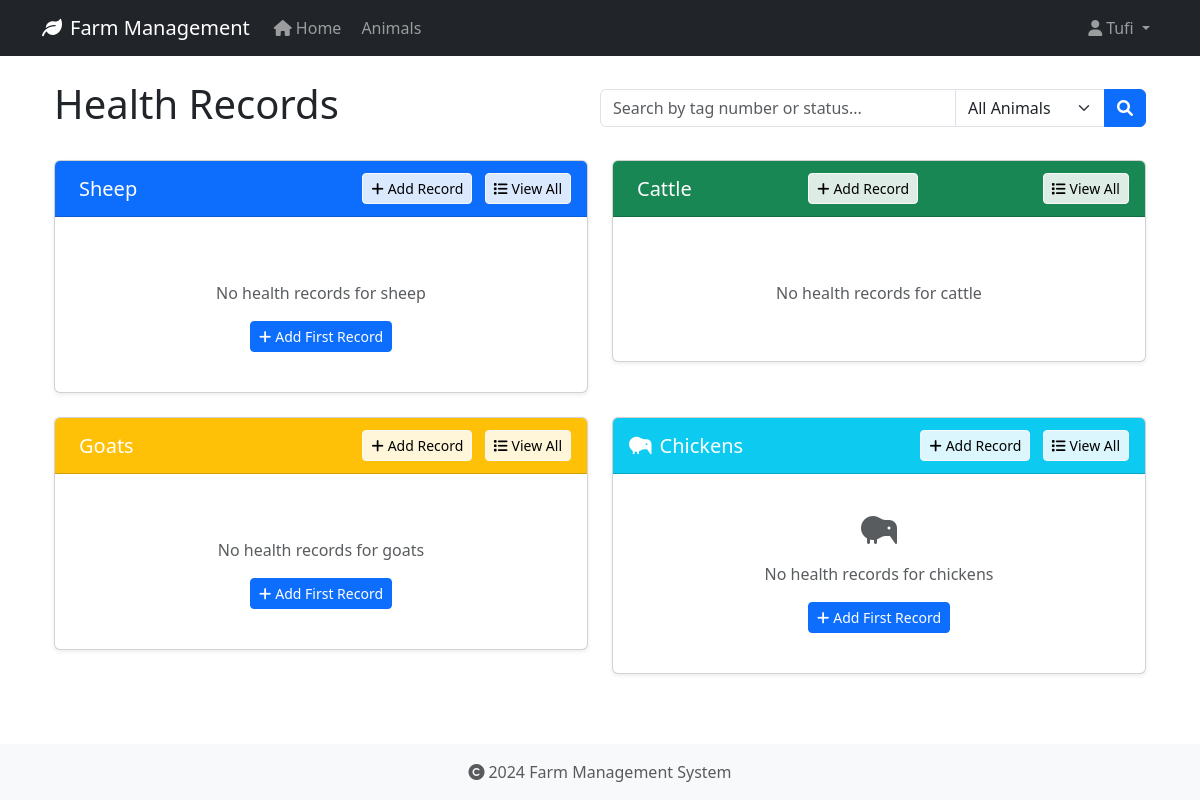
/health-records/ (signed in), run on an earlier commit of the app's database.
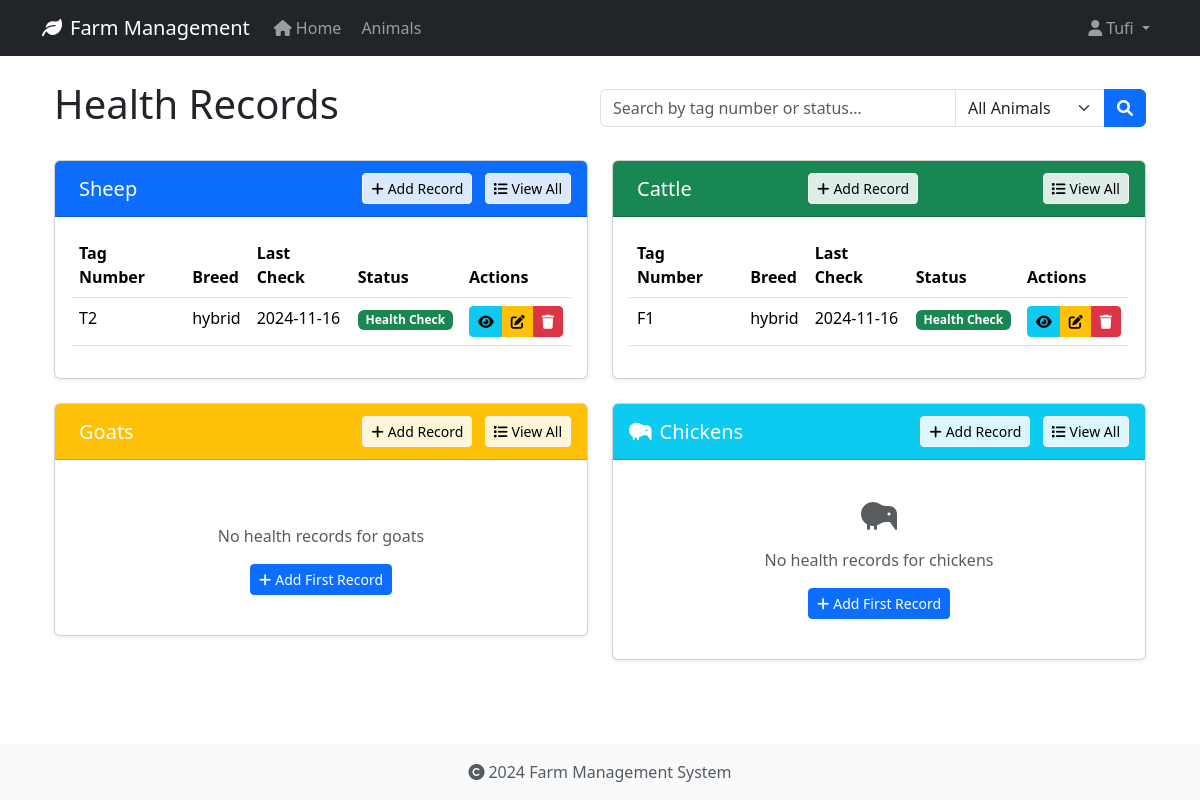
And on a later commit of the database.
### app/models/animal.py (models this page shows, shortened)
class HealthRecord(db.Model):
    id = db.Column(db.Integer, primary_key=True)
    animal_id = db.Column(db.Integer, db.ForeignKey('animal.id', ondelete='CASCADE'), nullable=False)
    record_type = db.Column(db.String(50), nullable=False)  # Made nullable=False
    date = db.Column(db.Date, nullable=False)
    description = db.Column(db.Text, nullable=True)
    treatment = db.Column(db.Text, nullable=True)
    cost = db.Column(db.Float, nullable=True)
    next_due_date = db.Column(db.Date, nullable=True)
    created_at = db.Column(db.DateTime, default=datetime.utcnow, nullable=False)
    created_by_id = db.Column(db.Integer, db.ForeignKey('user.id', ondelete='SET NULL'), nullable=True)

class Animal(db.Model):
    id = db.Column(db.Integer, primary_key=True)
    tag_number = db.Column(db.String(50), unique=True, nullable=False, index=True)
    name = db.Column(db.String(100), nullable=True)  # Explicitly mark as nullable
    species = db.Column(db.String(50), nullable=False, index=True)
    breed = db.Column(db.String(50), nullable=True)
    date_of_birth = db.Column(db.Date, nullable=True)
    gender = db.Column(db.String(20), nullable=True)
    weight = db.Column(db.Float, nullable=True)
    status = db.Column(db.String(20), default='active', nullable=False)
    purchase_date = db.Column(db.Date, nullable=True)
    purchase_price = db.Column(db.Float, nullable=True)
    notes = db.Column(db.Text, nullable=True)
    created_at = db.Column(db.DateTime, default=datetime.utcnow, nullable=False)
    updated_at = db.Column(db.DateTime, default=datetime.utcnow, onupdate=datetime.utcnow, nullable=False)
    wool_type = db.Column(db.String(50), nullable=True)
    last_shearing = db.Column(db.Date, nullable=True)
    fleece_weight = db.Column(db.Float, nullable=True)
    wool_grade = db.Column(db.String(20), nullable=True)
    lambing_status = db.Column(db.String(50), nullable=True)
    lambing_date = db.Column(db.Date, nullable=True)
    milk_production = db.Column(db.Float, nullable=True)
    last_milking = db.Column(db.Date, nullable=True)  # Changed from DateTime to Date
    milk_quality = db.Column(db.String(20), nullable=True)
    calving_status = db.Column(db.String(50), nullable=True)
    calving_date = db.Column(db.Date, nullable=True)
    milk_fat_content = db.Column(db.Float, nullable=True)
    egg_production = db.Column(db.Integer, nullable=True)
    egg_color = db.Column(db.String(20), nullable=True)
    comb_type = db.Column(db.String(20), nullable=True)
    laying_status = db.Column(db.String(20), nullable=True)
    last_laying_date = db.Column(db.Date, nullable=True)
    egg_size = db.Column(db.String(20), nullable=True)
    category = db.Column(db.String(50), nullable=True)
    special_needs = db.Column(db.Text, nullable=True)
    diet_requirements = db.Column(db.Text, nullable=True)
    habitat = db.Column(db.String(100), nullable=True)
    health_records = db.relationship('HealthRecord', backref='animal', lazy=True, cascade='all, delete-orphan')

### app/routes/health_records.py (the view, shortened to what this page needs)
@bp.route('/')
@login_required
def index():
    search_query = request.args.get('search', '').strip()
    record_type = request.args.get('type', 'all').lower()
    base_query = HealthRecord.query.join(Animal)
    sheep_records = (base_query.filter(Animal.species == 'Sheep')
                    .order_by(HealthRecord.date.desc())
                    .limit(5)
                    .all())
    cattle_records = (base_query.filter(Animal.species == 'Cattle')
                     .order_by(HealthRecord.date.desc())
                     .limit(5)
                     .all())
    goat_records = (base_query.filter(Animal.species == 'Goat')
                   .order_by(HealthRecord.date.desc())
                   .limit(5)
                   .all())
    chicken_records = (base_query.filter(Animal.species == 'Chicken')
                      .order_by(HealthRecord.date.desc())
                      .limit(5)
                      .all())
    return render_template('health_records/index.html',
                         sheep_records=sheep_records,
                         cattle_records=cattle_records,
                         goat_records=goat_records,
                         chicken_records=chicken_records,
                         search_query=search_query,
                         record_type=record_type,
                         today=date.today())

### app/models/user.py (called while the page is built)
@login_manager.user_loader
def load_user(user_id):
    return User.query.get(int(user_id))

### app/templates/health_records/index.html (shortened to what the changed rows need)
{% extends "base.html" %}
{% block content %}
<div class="container">
    <div class="d-flex justify-content-between align-items-center mb-4">
        <h1>Health Records</h1>
    </div>
    <div class="row g-4">
        <div class="col-md-6">
            <div class="card">
                <div class="card-header bg-primary text-white d-flex justify-content-between align-items-center">
                    <h2 class="h5 mb-0">
                        Sheep
                    </h2>
                </div>
                <div class="card-body">
                    {% if sheep_records %}
                    <div class="table-responsive">
                        <table class="table table-hover">
                            <thead>
                                <tr>
                                    <th>Tag Number</th>
                                    <th>Breed</th>
                                    <th>Last Check</th>
                                    <th>Status</th>
                                    <th>Actions</th>
                                </tr>
                            </thead>
                            <tbody>
                                {% for record in sheep_records %}
                                <tr>
                                    <td>{{ record.animal.tag_number }}</td>
                                    <td>{{ record.animal.breed or 'N/A' }}</td>
                                    <td>{{ record.date.strftime('%Y-%m-%d') }}</td>
                                    <td>
                                        <span class="badge {% if record.next_due_date and record.next_due_date < today %}bg-danger
                                                       {% elif record.next_due_date == today %}bg-warning
                                                       {% else %}bg-success{% endif %}">
                                            {{ record.record_type }}
                                        </span>
                                    </td>
                                    <td>
                                        <div class="btn-group btn-group-sm">
                                            <a href="{{ url_for('health_records.view', id=record.id) }}"
                                               class="btn btn-info" title="View">
                                                <i class="fas fa-eye"></i>
                                            </a>
                                            <a href="{{ url_for('health_records.edit', id=record.id) }}"
                                               class="btn btn-warning" title="Edit">
                                                <i class="fas fa-edit"></i>
                                            </a>
                                            <button type="button" class="btn btn-danger" title="Delete"
                                                    onclick="confirmDelete({{ record.id }}, '{{ record.animal.tag_number }}')">
                                                <i class="fas fa-trash"></i>
                                            </button>
                                        </div>
                                    </td>
                                </tr>
                                {% endfor %}
                            </tbody>
                        </table>
                    </div>
                    {% else %}
                    <div class="text-center py-4">
                        <p class="text-muted mb-3">No health records for sheep</p>
                        <a href="{{ url_for('health_records.add_sheep') }}" class="btn btn-primary btn-sm">
                            <i class="fas fa-plus me-1"></i>Add First Record
                        </a>
                    </div>
                    {% endif %}
                </div>
            </div>
        </div>
        <div class="col-md-6">
            <div class="card">
                <div class="card-header bg-success text-white d-flex justify-content-between align-items-center">
                    <h2 class="h5 mb-0">
                        Cattle
                    </h2>
                </div>
                <div class="card-body">
                    {% if cattle_records %}
                    <div class="table-responsive">
                        <table class="table table-hover">
                            <thead>
                                <tr>
                                    <th>Tag Number</th>
                                    <th>Breed</th>
                                    <th>Last Check</th>
                                    <th>Status</th>
                                    <th>Actions</th>
                                </tr>
                            </thead>
                            <tbody>
                                {% for record in cattle_records %}
                                <tr>
                                    <td>{{ record.animal.tag_number }}</td>
                                    <td>{{ record.animal.breed or 'N/A' }}</td>
                                    <td>{{ record.date.strftime('%Y-%m-%d') }}</td>
                                    <td>
                                        <span class="badge {% if record.next_due_date and record.next_due_date < today %}bg-danger
                                                       {% elif record.next_due_date == today %}bg-warning
                                                       {% else %}bg-success{% endif %}">
                                            {{ record.record_type }}
                                        </span>
                                    </td>
                                    <td>
                                        <div class="btn-group btn-group-sm">
                                            <a href="{{ url_for('health_records.view', id=record.id) }}"
                                               class="btn btn-info" title="View">
                                                <i class="fas fa-eye"></i>
                                            </a>
                                            <a href="{{ url_for('health_records.edit', id=record.id) }}"
                                               class="btn btn-warning" title="Edit">
                                                <i class="fas fa-edit"></i>
                                            </a>
                                            <button type="button" class="btn btn-danger" title="Delete"
                                                    onclick="confirmDelete({{ record.id }}, '{{ record.animal.tag_number }}')">
                                                <i class="fas fa-trash"></i>
                                            </button>
                                        </div>
                                    </td>
                                </tr>
                                {% endfor %}
                            </tbody>
                        </table>
                    </div>
                    {% else %}
                    <div class="text-center py-4">
                        <p class="text-muted mb-3">No health records for cattle</p>
                    </div>
                    {% endif %}
                </div>
            </div>
        </div>
<div class="col-md-6">
    <div class="card">
        <div class="card-header bg-warning text-white d-flex justify-content-between align-items-center">
            <h2 class="h5 mb-0">
                Goats
            </h2>
        </div>
    </div>
</div>
<div class="col-md-6">
    <div class="card">
        <div class="card-header bg-info text-white d-flex justify-content-between align-items-center">
            <h2 class="h5 mb-0">
                <i class="fas fa-kiwi-bird me-2"></i>Chickens
            </h2>
        </div>
    </div>
</div>
    </div>
</div>
{% endblock %}

What changed in the data, as far as the page shows it:
added HealthRecord: animal.tag_number "T2", animal "hybrid", date "2024-11-16", record_type "Health Check", shown under "Sheep"
added HealthRecord: animal.tag_number "F1", animal "hybrid", date "2024-11-16", record_type "Health Check", shown under "Cattle"
Also different on the page:
text no longer shown: "No health records for sheep Add First Record No health records for cattle"
text now shown: "Tag Number Breed Last Check Status Actions Tag Number Breed Last Check Status Actions"
